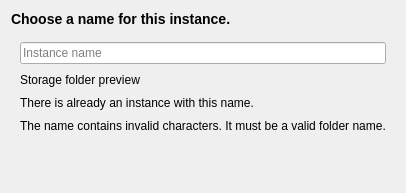
     <widget class="QWidget" name="page_5">
      <layout class="QVBoxLayout" name="verticalLayout_9">
       <item>
        <widget class="QWidget" name="widget_8" native="true">
         <layout class="QHBoxLayout" name="horizontalLayout_4">
          <property name="leftMargin">
           <number>0</number>
          </property>
          <property name="topMargin">
           <number>0</number>
          </property>
          <property name="rightMargin">
           <number>0</number>
          </property>
          <property name="bottomMargin">
           <number>0</number>
          </property>
          <item>
           <widget class="QLabel" name="instanceNameLabel">
            <property name="text">
             <string>&lt;h3&gt;Choose a name for this instance.&lt;/h3&gt;</string>
            </property>
            <property name="wordWrap">
             <bool>true</bool>
            </property>
           </widget>
          </item>
         </layout>
        </widget>
       </item>
       <item>
        <widget class="QWidget" name="widget_9" native="true">
         <layout class="QVBoxLayout" name="verticalLayout_8">
          <property name="spacing">
           <number>9</number>
          </property>
          <item>
           <widget class="QLineEdit" name="instanceName">
            <property name="placeholderText">
             <string>Instance name</string>
            </property>
           </widget>
          </item>
          <item>
           <widget class="QLabel" name="instanceNamePath">
            <property name="text">
             <string>Storage folder preview</string>
            </property>
            <property name="wordWrap">
             <bool>true</bool>
            </property>
           </widget>
          </item>
          <item>
           <widget class="QLabel" name="instanceNameExists">
            <property name="text">
             <string>There is already an instance with this name.</string>
            </property>
           </widget>
          </item>
          <item>
           <widget class="QLabel" name="instanceNameInvalid">
            <property name="text">
             <string>The name contains invalid characters. It must be a valid folder name.</string>
            </property>
           </widget>
          </item>
          <item>
           <spacer name="verticalSpacer_2">
            <property name="orientation">
             <enum>Qt::Vertical</enum>
            </property>
            <property name="sizeHint" stdset="0">
             <size>
              <width>20</width>
              <height>40</height>
             </size>
            </property>
           </spacer>
          </item>
         </layout>
        </widget>
       </item>
      </layout>
     </widget>
